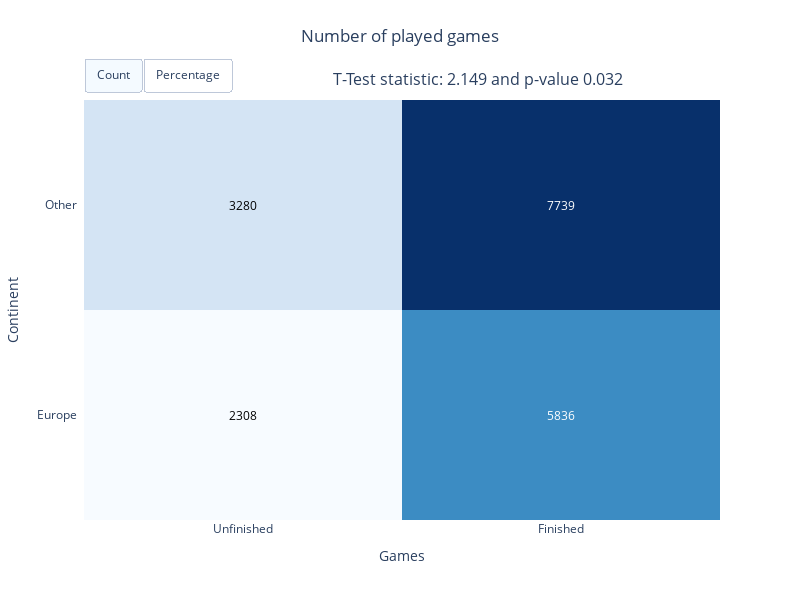

The notebook cell saved with this chart:
### Markdown cell above
## Plot 4 T-Test results for naive study

### Code cell
fig_name = "paths_count_naive"
fig_title = "{} of played games"
fig_ylabel = "Continent"
fig_xlabel = "Games"


count = pd.crosstab(df_analysis["treatment"], df_analysis["isFinished"]).sort_index(ascending=False)
percentage = pd.crosstab(df_analysis["treatment"], df_analysis["isFinished"], normalize="columns").sort_index(ascending=False)
percentage = np.char.mod("%0.2f", percentage.values * 100)
percentage = np.core.defchararray.add(percentage, np.full(percentage.shape, " %", dtype='2U'))

test_results = scipy.stats.ttest_ind(df_analysis[df_analysis["treatment"]]["isFinished"], df_analysis[~df_analysis["treatment"]]["isFinished"])


fig = ff.create_annotated_heatmap(
    count.values,
    annotation_text=count.values,
    colorscale="Blues",
    x=["Unfinished", "Finished"],
    y=[TREATMENT_LABEL, CONTROL_LABEL]
)

count_annotations = fig.to_dict()["layout"]["annotations"]
percentage_annotations = []
for count_annot, percentage_annot in zip(count_annotations, percentage.flatten()):
    tmp_annot = copy.deepcopy(count_annot)
    tmp_annot["text"] = percentage_annot
    percentage_annotations.append(copy.deepcopy(tmp_annot))

second_title = dict(
    font={"color": fig.layout.title.font.color, "size": 16},
    text=f"T-Test statistic: {test_results.statistic:.3f} and p-value {test_results.pvalue:.3f}",
    xref="paper",
    yref="paper",
    x=0.85,
    y=1.08,
    showarrow=False
)

count_annotations.append(second_title)
percentage_annotations.append(second_title)

buttons = [
    dict(label="Count", method="update", args=[{}, {"annotations": count_annotations, "title": fig_title.format("Number")}]),
    dict(label="Percentage", method="update", args=[{}, {"annotations": percentage_annotations, "title": fig_title.format("Percentage")}]),
]

fig.update_layout(
    title=fig_title.format("Number"),
    title_x=0.5,
    title_y=.95,
    yaxis_title=fig_ylabel,
    xaxis_title=fig_xlabel,
    xaxis_side="bottom",
    width=FIGURE_WIDTH,
    height=FIGURE_HEIGHT,
    updatemenus=[dict(type="buttons", showactive=True, buttons=buttons, x=0, xanchor="left", y=1.1, yanchor="top", direction="right")],
    margin=dict(t=100),
    annotations=count_annotations
)

fig.write_html(os.path.join(PLOTS_PATH_HTML, f"{fig_name}_map.html"))
fig.write_image(os.path.join(PLOTS_PATH_PX, f"{fig_name}_map.pdf"))
fig.show()

### Figure 1 — Plotly figure (JSON) as saved in the notebook; plotly's stock layout.template omitted (floating-point values rounded to 4 significant figures)
{"data": [{"colorscale": [[0, "rgb(247,251,255)"], [0.125, "rgb(222,235,247)"], [0.25, "rgb(198,219,239)"], [0.375, "rgb(158,202,225)"], [0.5, "rgb(107,174,214)"], [0.625, "rgb(66,146,198)"], [0.75, "rgb(33,113,181)"], [0.875, "rgb(8,81,156)"], [1, "rgb(8,48,107)"]], "reversescale": false, "showscale": false, "type": "heatmap", "x": ["Unfinished", "Finished"], "y": ["Europe", "Other"], "z": [[2308, 5836], [3280, 7739]]}], "layout": {"annotations": [{"font": {"color": "#000000"}, "showarrow": false, "text": "2308", "x": "Unfinished", "xref": "x", "y": "Europe", "yref": "y"}, {"font": {"color": "#FFFFFF"}, "showarrow": false, "text": "5836", "x": "Finished", "xref": "x", "y": "Europe", "yref": "y"}, {"font": {"color": "#000000"}, "showarrow": false, "text": "3280", "x": "Unfinished", "xref": "x", "y": "Other", "yref": "y"}, {"font": {"color": "#FFFFFF"}, "showarrow": false, "text": "7739", "x": "Finished", "xref": "x", "y": "Other", "yref": "y"}, {"font": {"size": 16}, "showarrow": false, "text": "T-Test statistic: 2.149 and p-value 0.032", "x": 0.85, "xref": "paper", "y": 1.08, "yref": "paper"}], "height": 600, "margin": {"t": 100}, "title": {"text": "Number of played games", "x": 0.5, "y": 0.95}, "updatemenus": [{"buttons": [{"args": [{}, {"annotations": [{"font": {"color": "#000000"}, "showarrow": false, "text": "2308", "x": "Unfinished", "xref": "x", "y": "Europe", "yref": "y"}, {"font": {"color": "#FFFFFF"}, "showarrow": false, "text": "5836", "x": "Finished", "xref": "x", "y": "Europe", "yref": "y"}, {"font": {"color": "#000000"}, "showarrow": false, "text": "3280", "x": "Unfinished", "xref": "x", "y": "Other", "yref": "y"}, {"font": {"color": "#FFFFFF"}, "showarrow": false, "text": "7739", "x": "Finished", "xref": "x", "y": "Other", "yref": "y"}, {"font": {"color": null, "size": 16}, "showarrow": false, "text": "T-Test statistic: 2.149 and p-value 0.032", "x": 0.85, "xref": "paper", "y": 1.08, "yref": "paper"}], "title": "Number of played games"}], "label": "Count", "method": "update"}, {"args": [{}, {"annotations": [{"font": {"color": "#000000"}, "showarrow": false, "text": "41.30 %", "x": "Unfinished", "xref": "x", "y": "Europe", "yref": "y"}, {"font": {"color": "#FFFFFF"}, "showarrow": false, "text": "42.99 %", "x": "Finished", "xref": "x", "y": "Europe", "yref": "y"}, {"font": {"color": "#000000"}, "showarrow": false, "text": "58.70 %", "x": "Unfinished", "xref": "x", "y": "Other", "yref": "y"}, {"font": {"color": "#FFFFFF"}, "showarrow": false, "text": "57.01 %", "x": "Finished", "xref": "x", "y": "Other", "yref": "y"}, {"font": {"color": null, "size": 16}, "showarrow": false, "text": "T-Test statistic: 2.149 and p-value 0.032", "x": 0.85, "xref": "paper", "y": 1.08, "yref": "paper"}], "title": "Percentage of played games"}], "label": "Percentage", "method": "update"}], "direction": "right", "showactive": true, "type": "buttons", "x": 0, "xanchor": "left", "y": 1.1, "yanchor": "top"}], "width": 800, "xaxis": {"dtick": 1, "gridcolor": "rgb(0, 0, 0)", "side": "bottom", "ticks": "", "title": {"text": "Games"}}, "yaxis": {"dtick": 1, "ticks": "", "ticksuffix": "  ", "title": {"text": "Continent"}}}}
